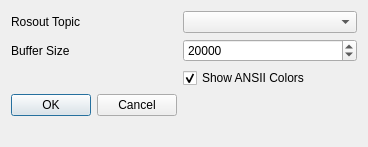
<?xml version="1.0" encoding="UTF-8"?>
<ui version="4.0">
 <class>ConsoleSettingsDialog</class>
 <widget class="QDialog" name="ConsoleSettingsDialog">
  <property name="windowModality">
   <enum>Qt::ApplicationModal</enum>
  </property>
  <property name="geometry">
   <rect>
    <x>0</x>
    <y>0</y>
    <width>368</width>
    <height>147</height>
   </rect>
  </property>
  <property name="windowTitle">
   <string>Setup</string>
  </property>
  <property name="sizeGripEnabled">
   <bool>false</bool>
  </property>
  <property name="modal">
   <bool>true</bool>
  </property>
  <layout class="QFormLayout" name="formLayout">
   <item row="1" column="0">
    <widget class="QLabel" name="topic_label">
     <property name="maximumSize">
      <size>
       <width>94</width>
       <height>16777215</height>
      </size>
     </property>
     <property name="text">
      <string>Rosout Topic</string>
     </property>
    </widget>
   </item>
   <item row="1" column="1">
    <widget class="QComboBox" name="topic_combo"/>
   </item>
   <item row="2" column="0">
    <widget class="QLabel" name="buffer_size_label">
     <property name="maximumSize">
      <size>
       <width>94</width>
       <height>16777215</height>
      </size>
     </property>
     <property name="text">
      <string>Buffer Size</string>
     </property>
    </widget>
   </item>
   <item row="2" column="1">
    <widget class="QSpinBox" name="buffer_size_spin">
     <property name="maximum">
      <number>100000</number>
     </property>
     <property name="singleStep">
      <number>1000</number>
     </property>
     <property name="value">
      <number>20000</number>
     </property>
    </widget>
   </item>
   <item row="5" column="0">
    <widget class="QDialogButtonBox" name="buttonBox">
     <property name="standardButtons">
      <set>QDialogButtonBox::Cancel|QDialogButtonBox::Ok</set>
     </property>
    </widget>
   </item>
   <item row="3" column="1">
    <widget class="QCheckBox" name="colors_checkbox">
     <property name="text">
      <string>Show ANSII Colors</string>
     </property>
     <property name="checked">
      <bool>true</bool>
     </property>
    </widget>
   </item>
  </layout>
 </widget>
 <resources/>
 <connections>
  <connection>
   <sender>buttonBox</sender>
   <signal>accepted()</signal>
   <receiver>ConsoleSettingsDialog</receiver>
   <slot>accept()</slot>
   <hints>
    <hint type="sourcelabel">
     <x>248</x>
     <y>254</y>
    </hint>
    <hint type="destinationlabel">
     <x>157</x>
     <y>274</y>
    </hint>
   </hints>
  </connection>
  <connection>
   <sender>buttonBox</sender>
   <signal>rejected()</signal>
   <receiver>ConsoleSettingsDialog</receiver>
   <slot>reject()</slot>
   <hints>
    <hint type="sourcelabel">
     <x>316</x>
     <y>260</y>
    </hint>
    <hint type="destinationlabel">
     <x>286</x>
     <y>274</y>
    </hint>
   </hints>
  </connection>
 </connections>
</ui>
